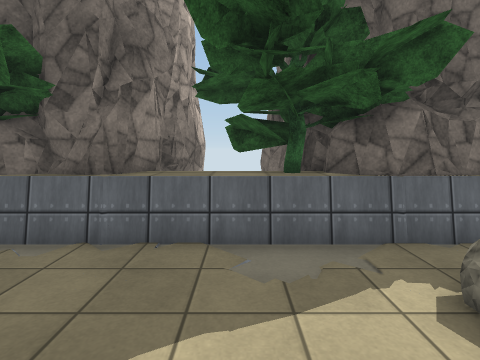
[1] (above)

15 first-person views from a walk through a Unity game level. The camera is 1.5 m above the floor, tilts 6° down and sees 80° across. The floor is counted in squares, 1 m on a side. Each view is taken from the middle of a square. On the plan, view 1 faces up. The plan holds only what a view shows up to about 14 squares ahead; the rest is blank. The place goes on beyond the plan. The player is left out. Some surface patterns are stand-ins.

[2]
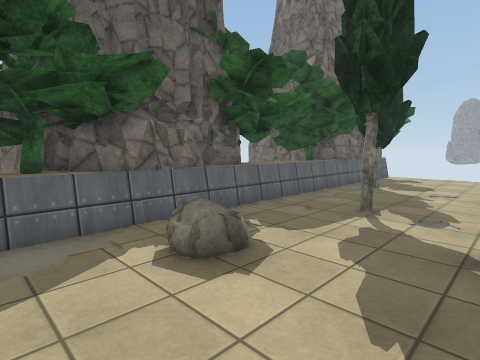

[3]
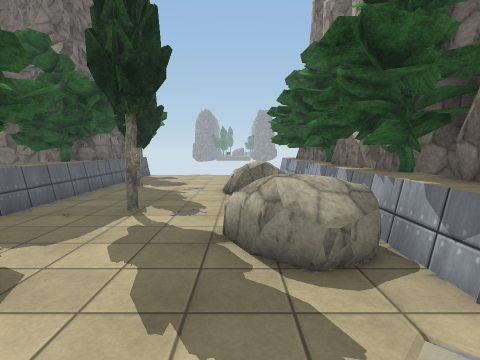

[4]
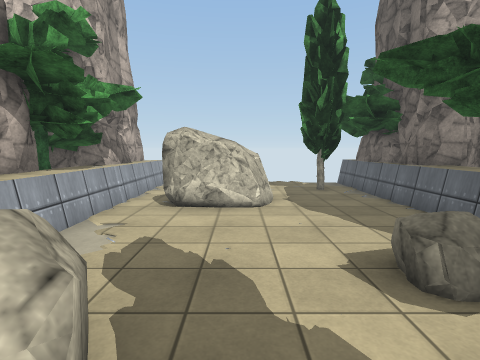

[5]
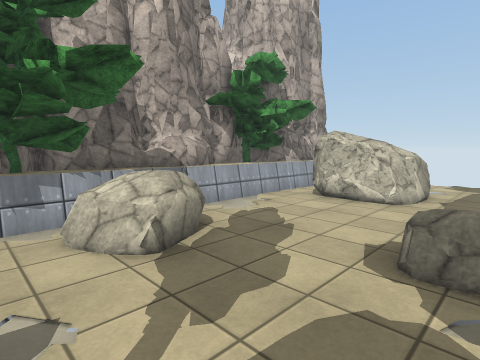

[6]
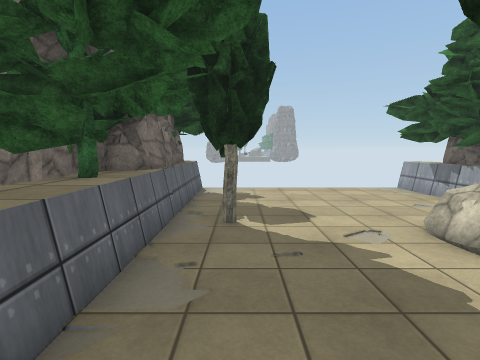

[7]
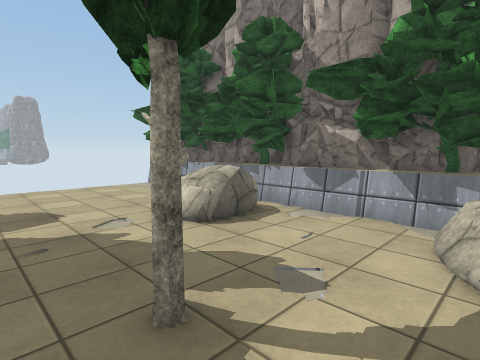

[8]
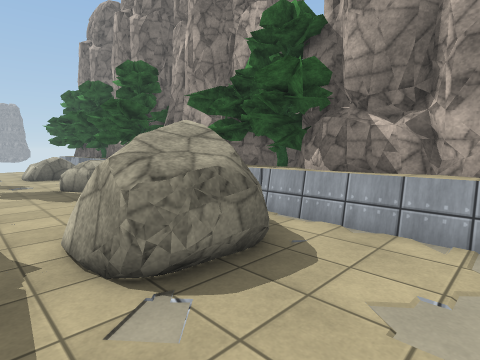

[9]
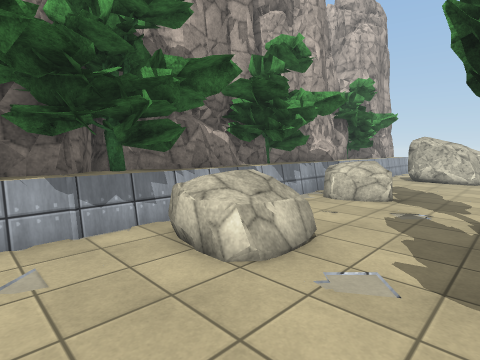

[10]
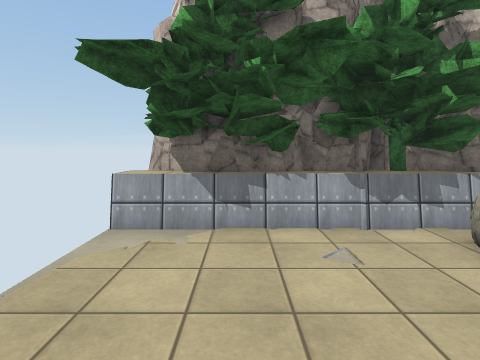

[11]
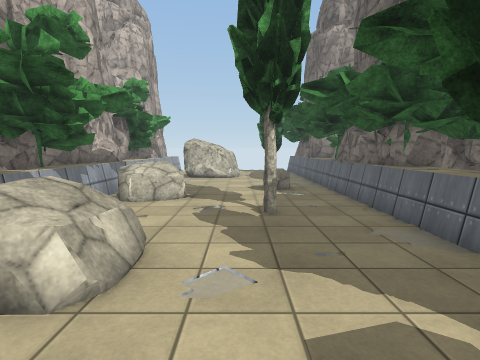

[12]
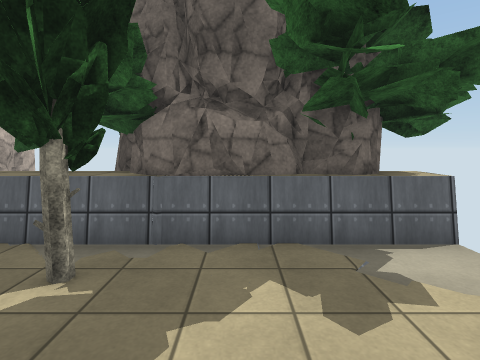

[13]
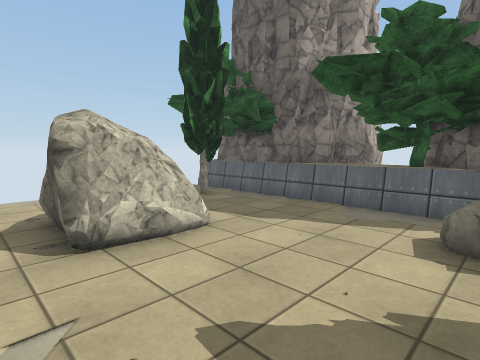

[14]
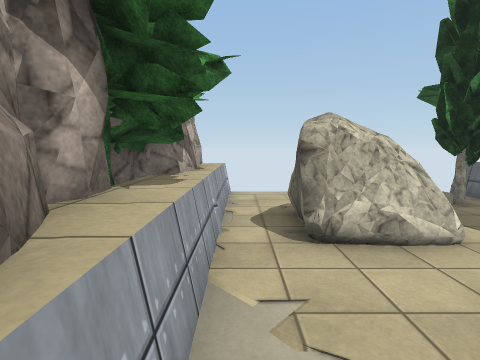

[15]
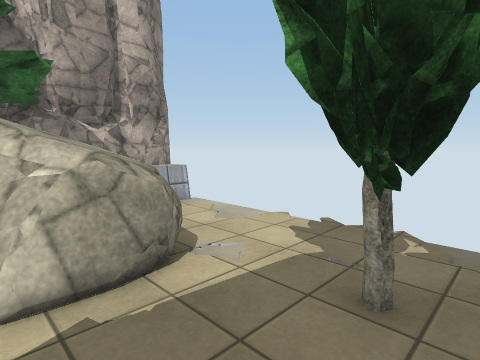

### Floor plan
Key: @ floor where view 1 was taken; # wall or solid block; . floor; = window, fence, low wall or low ledge; ^ raised ledge; T pine tree; R rock; E tree.
Columns run from 8 left of view 1 to 18 right of it. Each row starts with its distance up from view 1.
  7   T   RR #    ##  TRR
  6  RT RR#^###  ####^T#RRRRT#
  5  ^####^^^######=^^#^#######
  4  .........................
  3  ..EE......R........E.....
  2  ..........R...E..........
  1  ...RRR...................
  0  ...RRR.@.................
 -1  ...RRR.....RR............
 -2  ....RR.....RRR...........
 -3  ..=........RR.....T......
 -4  RRR#^#^^R#RR#T#^##T#^#T#^#
 -5 RRRRRRT#RRRRRRRRRRR#RRRRR#
 -6 RR   RRRR  RRRR    RR    R

Where each view was taken, in squares from view 1:
view 1: 0 up, 0 right, facing up
view 2: 1 down, 0 right, facing up-right
view 3: 1 down, 0 right, facing right
view 4: 0 up, 6 right, facing left
view 5: 3 up, 7 right, facing down-left
view 6: 3 up, 6 right, facing right
view 7: 3 up, 5 right, facing down-right
view 8: 2 up, 7 left, facing down-right
view 9: 2 up, 14 right, facing down-left
view 10: 2 up, 15 right, facing down
view 11: 1 up, 14 right, facing left
view 12: 0 up, 14 right, facing up
view 13: 3 down, 3 right, facing up-left
view 14: 3 down, 3 right, facing left
view 15: 4 up, 2 left, facing down-left
